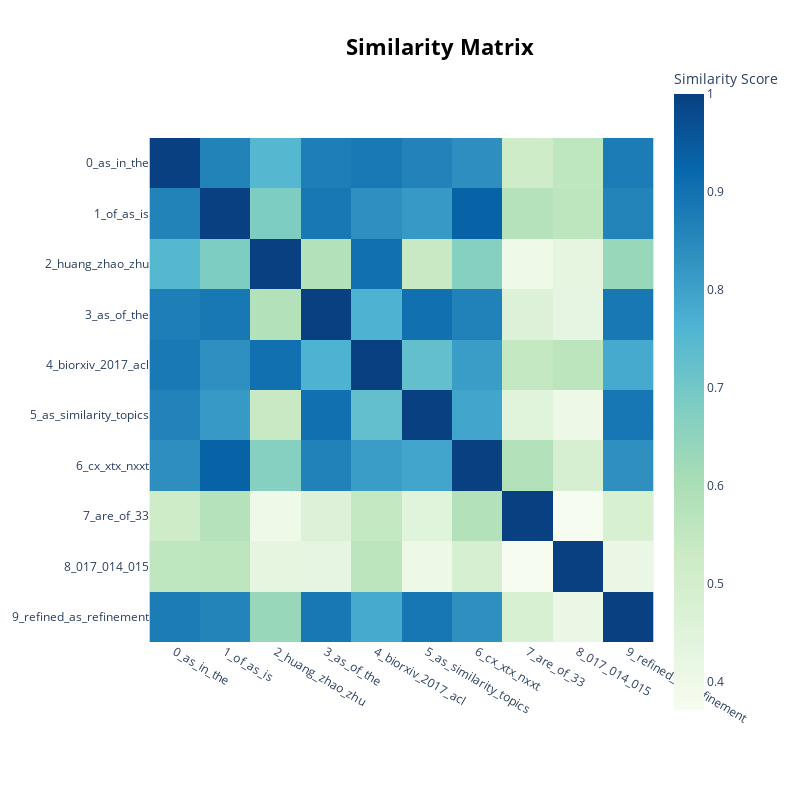

Notebook cell for this chart:
### Code cell
topic_model.visualize_heatmap()

### Figure 1 — Plotly figure (JSON) as saved in the notebook; plotly's stock layout.template omitted (floating-point values rounded to 4 significant figures)
{"data": [{"coloraxis": "coloraxis", "hovertemplate": "x: %{x}<br>y: %{y}<br>Similarity Score: %{z}<extra></extra>", "name": "0", "type": "heatmap", "x": ["0_as_in_the", "1_of_as_is", "2_huang_zhao_zhu", "3_as_of_the", "4_biorxiv_2017_acl", "5_as_similarity_topics", "6_cx_xtx_nxxt", "7_are_of_33", "8_017_014_015", "9_refined_as_refinement"], "xaxis": "x", "y": ["0_as_in_the", "1_of_as_is", "2_huang_zhao_zhu", "3_as_of_the", "4_biorxiv_2017_acl", "5_as_similarity_topics", "6_cx_xtx_nxxt", "7_are_of_33", "8_017_014_015", "9_refined_as_refinement"], "yaxis": "y", "z": [[1.0, 0.8628, 0.7497, 0.8724, 0.8851, 0.864, 0.838, 0.5167, 0.559, 0.8787], [0.8628, 1.0, 0.6803, 0.8859, 0.8367, 0.8157, 0.9332, 0.576, 0.562, 0.8596], [0.7497, 0.6803, 1.0, 0.5844, 0.903, 0.5371, 0.6683, 0.3994, 0.4314, 0.6337], [0.8724, 0.8859, 0.5844, 1.0, 0.7643, 0.903, 0.8661, 0.465, 0.4283, 0.8872], [0.8851, 0.8367, 0.903, 0.7643, 1.0, 0.7252, 0.8091, 0.5461, 0.5631, 0.7823], [0.864, 0.8157, 0.5371, 0.903, 0.7252, 1.0, 0.7902, 0.4506, 0.4049, 0.8885], [0.838, 0.9332, 0.6683, 0.8661, 0.8091, 0.7902, 1.0, 0.5817, 0.4879, 0.8339], [0.5167, 0.576, 0.3994, 0.465, 0.5461, 0.4506, 0.5817, 1.0, 0.3708, 0.4807], [0.559, 0.562, 0.4314, 0.4283, 0.5631, 0.4049, 0.4879, 0.3708, 1.0, 0.4165], [0.8787, 0.8596, 0.6337, 0.8872, 0.7823, 0.8885, 0.8339, 0.4807, 0.4165, 1.0]]}], "layout": {"coloraxis": {"colorbar": {"title": {"text": "Similarity Score"}}, "colorscale": [[0, "rgb(247,252,240)"], [0.125, "rgb(224,243,219)"], [0.25, "rgb(204,235,197)"], [0.375, "rgb(168,221,181)"], [0.5, "rgb(123,204,196)"], [0.625, "rgb(78,179,211)"], [0.75, "rgb(43,140,190)"], [0.875, "rgb(8,104,172)"], [1, "rgb(8,64,129)"]]}, "height": 800, "hoverlabel": {"bgcolor": "white", "font": {"family": "Rockwell", "size": 16}}, "legend": {"title": {"text": "Trend"}}, "margin": {"t": 60}, "showlegend": true, "title": {"font": {"color": "Black", "size": 22}, "text": "<b>Similarity Matrix</b>", "x": 0.55, "xanchor": "center", "y": 0.95, "yanchor": "top"}, "width": 800, "xaxis": {"anchor": "y", "constrain": "domain", "domain": [0, 1], "scaleanchor": "y"}, "yaxis": {"anchor": "x", "autorange": "reversed", "constrain": "domain", "domain": [0, 1]}}}
